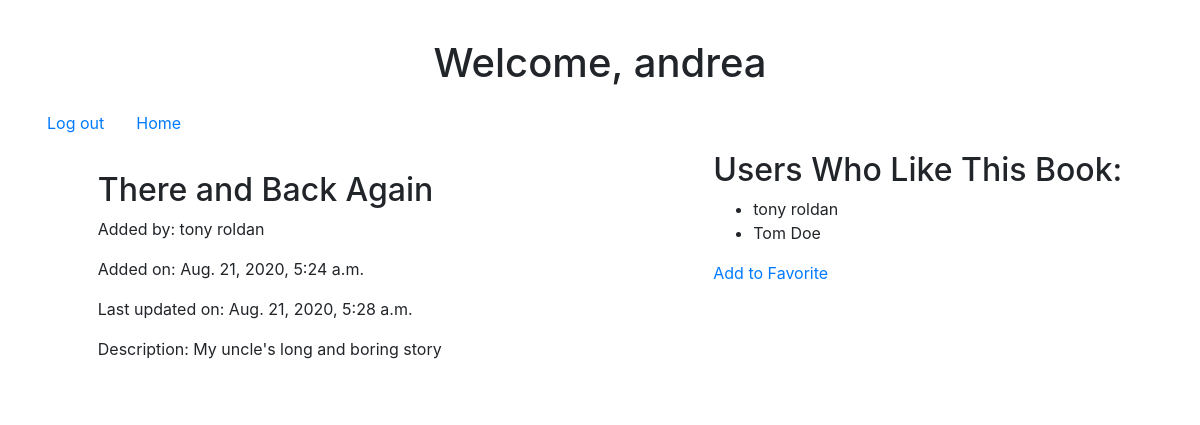
The app's page /book/4 (signed in) with its own data.
### books_app/models.py (models this page shows)
class User(models.Model):
    first_name = models.CharField(max_length=255)
    last_name = models.CharField(max_length=255)
    email = models.CharField(max_length=255)
    hashed_pw = models.CharField(max_length=255)
    created_at = models.DateTimeField(auto_now_add=True)
    updated_at = models.DateTimeField(auto_now=True)
    objects = UserManager()

class Book(models.Model):
    title = models.CharField(max_length=255)
    desc = models.TextField()
    created_at = models.DateTimeField(auto_now_add=True)
    updated_at = models.DateTimeField(auto_now=True)
    upload_by = models.ForeignKey(User, related_name="books", on_delete=models.CASCADE)
    users_who_like = models.ManyToManyField(User, related_name="like_books")
    objects = BookManager()

### books_app/views.py (the view)
# urls.py: path('book/<int:book_id>', views.decideWhatToShow),
def decideWhatToShow(request, book_id):
    if 'userid' not in request.session:
        return redirect('/')
    this_book = Book.objects.get(id=book_id)
    this_user = User.objects.get(id=request.session['userid'])
    context = {
        "book": this_book,
        "user": this_user
        }
    if this_book.upload_by == this_user:
        return render(request, "edit-book.html", context)
    else:
        return render(request, "show-book.html", context)

### books_app/templates/show-book.html (shortened to what this page needs)
﻿<!DOCTYPE html>
<html lang="en" xmlns="http://www.w3.org/1999/xhtml">
<head>
    <link rel="stylesheet" href="https://stackpath.bootstrapcdn.com/bootstrap/4.3.1/css/bootstrap.min.css">
</head>
<body style="margin: 15px" >
    <h1 class="row justify-content-center">Welcome, {{user.first_name}}</h1>
    <nav class="navbar navbar-expand-lg ">
        <a class="nav-link" href="/logOut">Log out</a>
        <a class="nav-link" href="/books">Home</a>
    </nav>
    <div class="row justify-content-around">
        <div id="book-info" class="card" style="width:40%; border: thick">
            <div class="card-body">
                <h2 class="card-tittle">{{book.title}}</h2>
                <p>Added by: {{book.upload_by.first_name}} {{book.upload_by.last_name}}</p>
                <p>Added on: {{book.created_at}}</p>
                <p>Last updated on: {{book.updated_at}}</p>
                <p>Description: {{book.desc}}</p>
            </div>
        </div>
        <div id="user-list">
            <h2>Users Who Like This Book:</h2>
            <ul>
                {% for user in book.users_who_like.all %}
                    <li>{{ user.first_name }} {{ user.last_name }}</li>
                {% endfor %}
            </ul>
            {% if user in book.users_who_like.all %}
                <a href="/removeFavorite/{{book.id}}">Remove from Favorite</a>
            {% else %}
                <a href="/addFavorite/{{book.id}}">Add to Favorite</a>
            {% endif %}
        </div>
    </div>
</body>
</html>

### records on screen
User: first_name "andrea"
Book: title "There and Back Again", upload_by.first_name "tony", upload_by.last_name "roldan", created_at "Aug. 21, 2020, 5:24 a.m.", updated_at "Aug. 21, 2020, 5:28 a.m.", desc "My uncle's long and boring story"
User: first_name "tony", last_name "roldan"
User: first_name "Tom", last_name "Doe"
